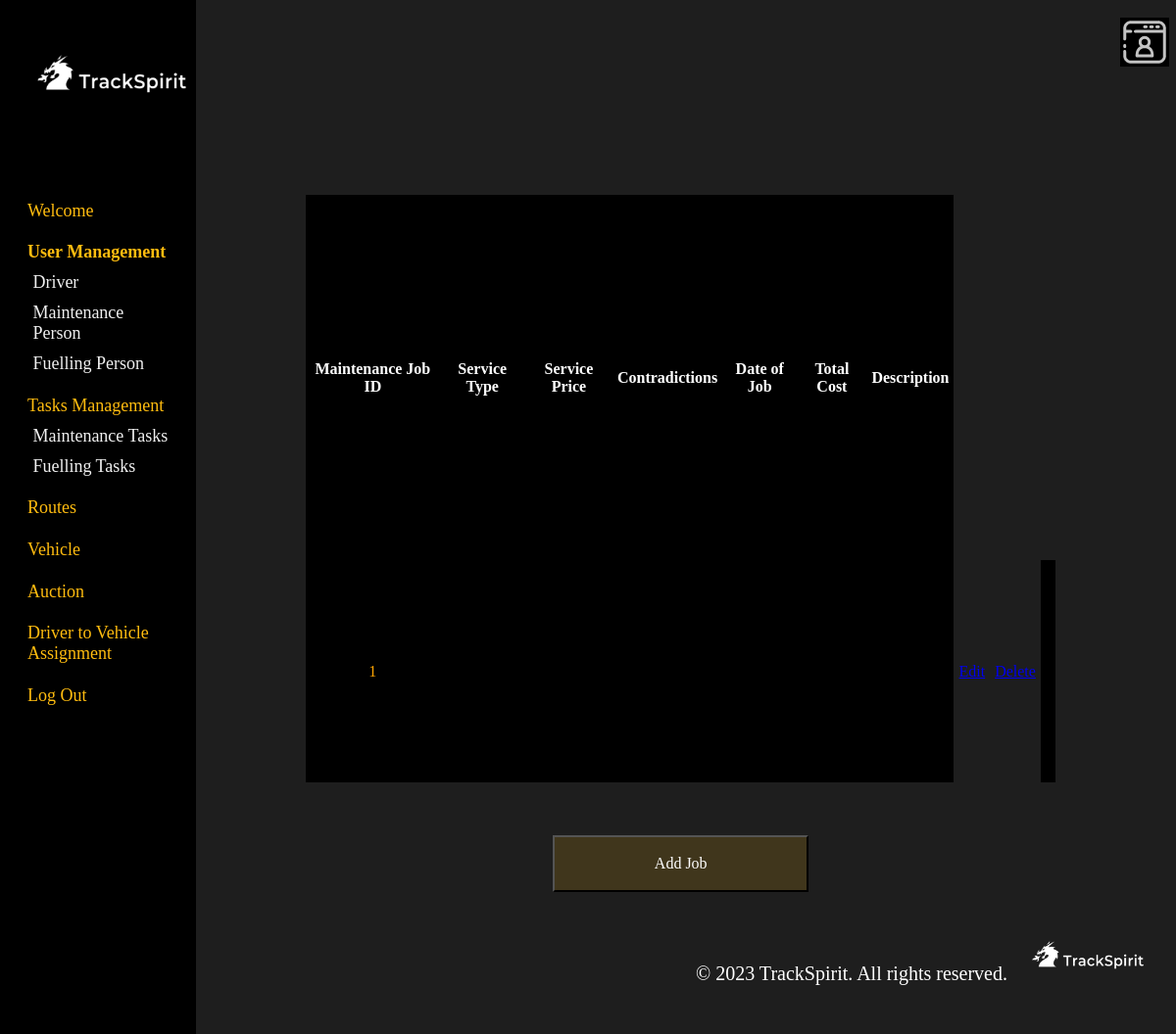
The page /admin/tasks_maintenance.php on the database as committed earlier.
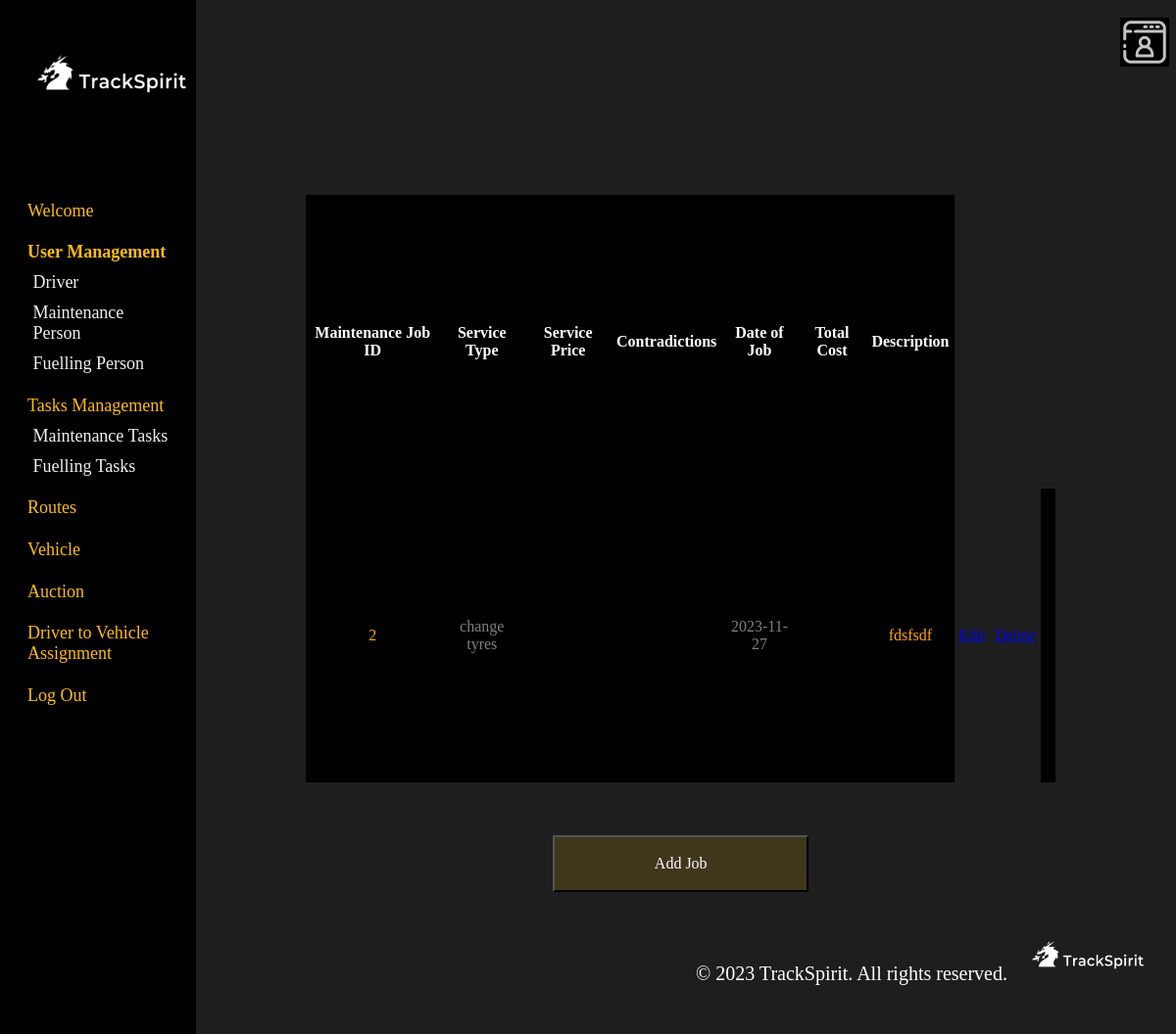
The same page on the database as committed later.
### tables this page shows
CREATE TABLE `maintenancejob` (
  `maint_job_id` int(11) NOT NULL,
  `service_type` varchar(50) DEFAULT NULL,
  `service_price` decimal(10,2) DEFAULT NULL,
  `contradictions` varchar(255) DEFAULT NULL,
  `date_of_job` date DEFAULT NULL,
  `total_cost` decimal(10,2) DEFAULT NULL,
  `description` varchar(255) DEFAULT NULL
);

### admin/tasks_maintenance.php (the view, shortened to what this page needs)
<html>
    <head>
</head>
<body>
<?php
$mysqli = new mysqli("localhost", "root", "", "db");
$result=$mysqli->query("select * from maintenancejob");
?>
    <header>
        <img src="image/personal-page.png" alt="personal page" style="height: 50px; width: 50px; margin-left: 96%;">
    </header>
    <main>
         <table>
            <colgroup>
                <col />
                <col />
                <col />
                <col />
                <col />
                <col />
                <col />
                <col style="background-color: #1E1E1E;"/>
                <col style="background-color: #1E1E1E;"/>
                <col style="background-color: #1E1E1E;"/>
              </colgroup>
            <tr>
                <th>Maintenance Job ID</th>
                <th>Service Type</th>
                <th>Service Price</th>
                <th>Contradictions</th>
                <th>Date of Job</th>
                <th>Total Cost</th>
                <th>Description</th>
                <th>-</th>
                <th>-</th>
                <th>-</th>
            </tr>
            <?php
                while ($row=mysqli_fetch_array($result)){
                    echo "<tr><td>$row[maint_job_id]</td>";
                    echo "<td>$row[service_type]</td>";
                    echo "<td>$row[service_price]</td>";
                    echo "<td>$row[contradictions]</td>";
                    echo "<td>$row[date_of_job]</td>";
                    echo "<td>$row[total_cost]</td>";
                    echo "<td>$row[description]</td>";
                    echo "<td><a href='edit_tasks_maintenance.php?maint_job_id=$row[maint_job_id]'>Edit</a></td>";
                    echo "<td><a href='delete_tasks_maintenance.php?maint_job_id=$row[maint_job_id]'>Delete</a></td><tr>";
                }
            ?>
        </table>
        <button class = "Button" onclick="window.location.href='tasksMaintForm.php'">Add Job
        </main>
        <aside>
            <img src="image/logo.png" alt="TrackSpirit Logo" class="logo">
            <a href="welcome.php" class="a1">Welcome</a>
            <a href="user.php" class="a1 selected">User Management</a>
            <a href="driver.php" class="a2">Driver</a>
            <a href="maintenance.php" class="a2">Maintenance Person</a>
            <a href="fuelling.php" class="a2">Fuelling Person</a>
            <a href="tasks.php" class="a1">Tasks Management</a>
            <a href="tasks_maintenance.php" class="a2">Maintenance Tasks</a>
            <a href="tasks_fuelling.php" class="a2">Fuelling Tasks</a>
            <a href="servicesAdmin.php" class="a1">Routes</a>
            <a href="vehicle.php" class="a1">Vehicle</a>
            <a href="auction.php" class="a1">Auction</a>
            <a href="assignment.php" class="a1">Driver to Vehicle Assignment</a>
            <a href="/csci361teamwork/logout.php" class="a1">Log Out</a>
        </aside>
        <footer style="text-align: right;">
            <span> © 2023 TrackSpirit. All rights reserved.</span>
            <img src="image/logo.png" alt="TrackSpirit logo">
        </footer>
    </body>
    </html>

Rows that differ between the two databases and show on the page:
removed maintenancejob: maint_job_id "1"
added maintenancejob: maint_job_id "2", service_type "change tyres", date_of_job "2023-11-27", description "fdsfsdf"
